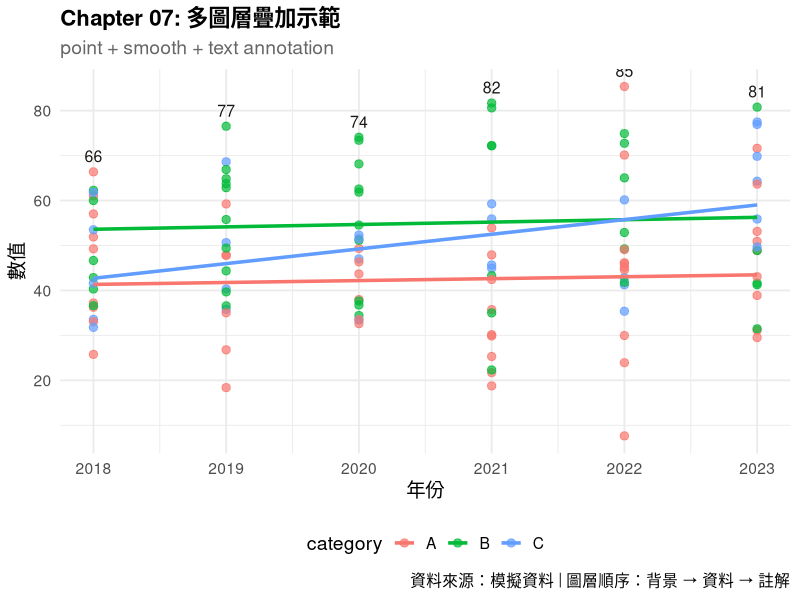
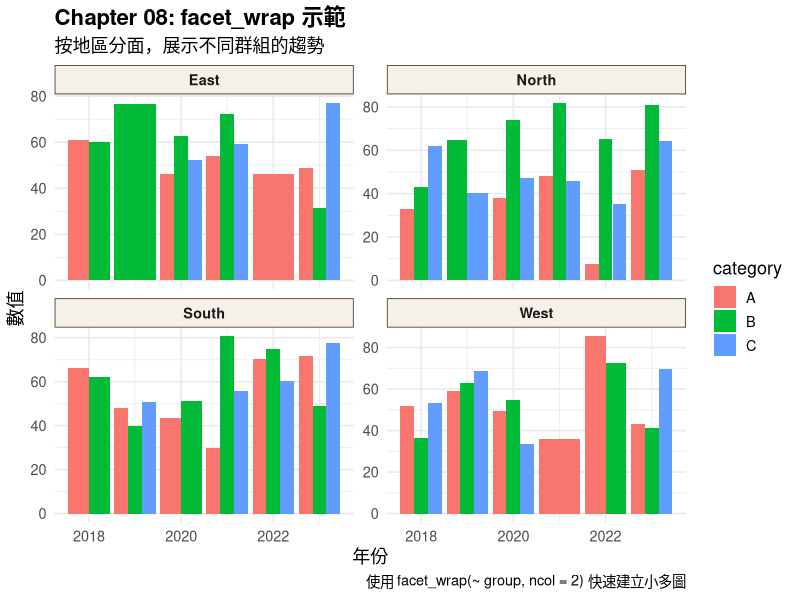
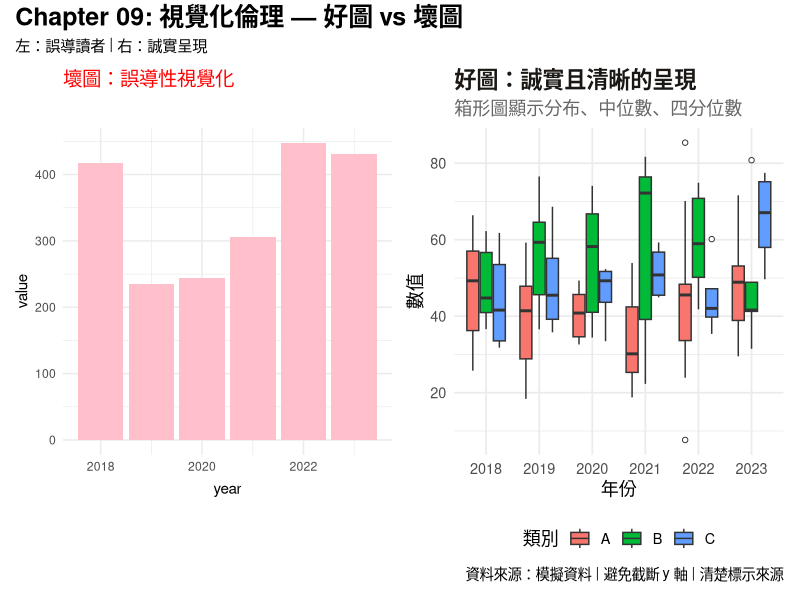

The R script that drew these images, in order:
# Generate Chapter 07, 08, 09 demo PNGs for R Vibe Coding site
# Style: clean ggplot2 with good visualization practices

library(ggplot2)
library(dplyr)

set.seed(42)
n <- 120
df <- data.frame(
  year = rep(2018:2023, each = 20),
  category = sample(c("A", "B", "C"), n, replace = TRUE),
  value = rnorm(n, mean = 50, sd = 15),
  group = sample(c("North", "South", "East", "West"), n, replace = TRUE)
)
df$value <- pmax(5, df$value)

# ========== Chapter 07: Layer Demo ==========
p7 <- ggplot(df, aes(x = year, y = value, color = category)) +
  geom_point(size = 2.5, alpha = 0.7) +
  geom_smooth(method = "lm", se = FALSE, linewidth = 1.2) +
  geom_text(
    data = df %>% group_by(year) %>% summarise(value = max(value)),
    aes(label = round(value, 0)),
    vjust = -0.8, size = 4, color = "#1a1714"
  ) +
  labs(
    title = "Chapter 07: 多圖層疊加示範",
    subtitle = "point + smooth + text annotation",
    x = "年份", y = "數值",
    caption = "資料來源：模擬資料 | 圖層順序：背景 → 資料 → 註解"
  ) +
  theme_minimal(base_size = 14) +
  theme(
    plot.title = element_text(face = "bold", size = 16),
    plot.subtitle = element_text(color = "gray40"),
    legend.position = "bottom"
  )

ggsave("/Users/elvis/r-viz-site/assets/chapter07_layer_demo.png", p7, width = 10, height = 6, dpi = 150)

# ========== Chapter 08: Facet Demo ==========
p8 <- ggplot(df, aes(x = year, y = value, fill = category)) +
  geom_col(position = "dodge") +
  facet_wrap(~ group, ncol = 2, scales = "free_y") +
  labs(
    title = "Chapter 08: facet_wrap 示範",
    subtitle = "按地區分面，展示不同群組的趨勢",
    x = "年份", y = "數值",
    caption = "使用 facet_wrap(~ group, ncol = 2) 快速建立小多圖"
  ) +
  theme_minimal(base_size = 13) +
  theme(
    strip.background = element_rect(fill = "#f5f0e8", color = "#4a3f35"),
    strip.text = element_text(face = "bold"),
    plot.title = element_text(face = "bold", size = 16)
  )

ggsave("/Users/elvis/r-viz-site/assets/chapter08_facet_demo.png", p8, width = 10, height = 7, dpi = 150)

# ========== Chapter 09: Ethics Demo (Good vs Bad) ==========
# Bad chart: misleading y-axis, no labels, ugly colors
p9_bad <- ggplot(df %>% filter(category == "A"), aes(x = year, y = value)) +
  geom_col(fill = "pink") +
  labs(title = "壞圖：誤導性視覺化") +
  theme_minimal() +
  theme(plot.title = element_text(color = "red", size = 14))

# Good chart: proper scale, labels, source, better aesthetics
p9_good <- ggplot(df, aes(x = factor(year), y = value, fill = category)) +
  geom_boxplot(outlier.shape = 21, outlier.fill = "white") +
  labs(
    title = "好圖：誠實且清晰的呈現",
    subtitle = "箱形圖顯示分布、中位數、四分位數",
    x = "年份", y = "數值",
    fill = "類別",
    caption = "資料來源：模擬資料 | 避免截斷 y 軸 | 清楚標示來源"
  ) +
  theme_minimal(base_size = 13) +
  theme(
    plot.title = element_text(face = "bold", size = 16, color = "#1a1714"),
    plot.subtitle = element_text(color = "gray40"),
    legend.position = "bottom"
  )

# Combine good vs bad
library(patchwork)
p9 <- (p9_bad + p9_good) +
  plot_annotation(
    title = "Chapter 09: 視覺化倫理 — 好圖 vs 壞圖",
    subtitle = "左：誤導讀者 | 右：誠實呈現",
    theme = theme(plot.title = element_text(size = 18, face = "bold"))
  )

ggsave("/Users/elvis/r-viz-site/assets/chapter09_ethics_demo.png", p9, width = 14, height = 6, dpi = 150)

cat("✅ Chapter 07, 08, 09 PNGs generated successfully!\n")
